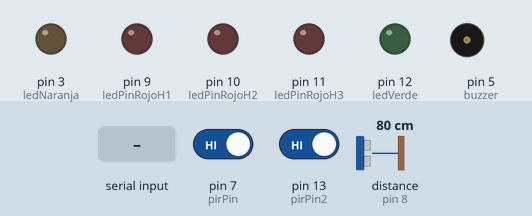
Simulated run of this sketch. Board: Arduino Uno, built with avr-gcc and run on an emulated ATmega328P. On the bench: output pins drawn as LEDs (lit = HIGH), buzzer (waves = sounding). The test bench sets the inputs (shaded band); at power-on: distance to the obstacle (sensor on pin 8) 80 cm, pin 7 (pirPin) HIGH, pin 13 (pirPin2) HIGH. The echo pulse lasts 58.3 µs per cm.

Above: at 1.2 s.
1.3 s: "2" received over Serial
At 1.8 s:
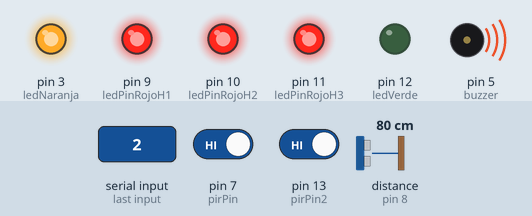
4.3 s: distance to the obstacle (sensor on pin 8) set to 194 cm
7.3 s: distance to the obstacle (sensor on pin 8) set to 205 cm
At 8.68 s:
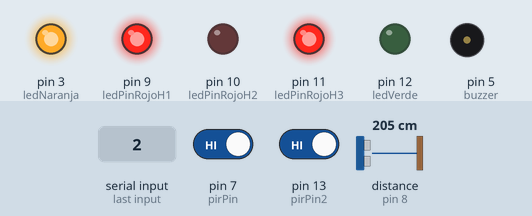
10.3 s: pin 7 (pirPin) driven LOW
At 11.12 s:
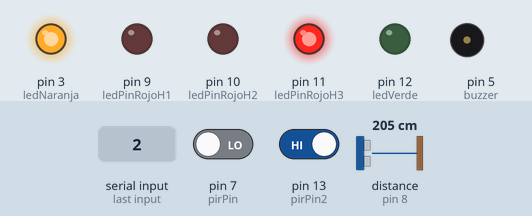
13.3 s: "0" received over Serial
At 14.2 s:
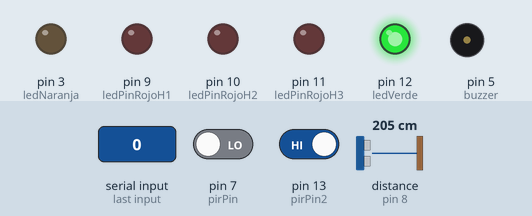
15.0 s: "3" received over Serial
At 15.45 s:
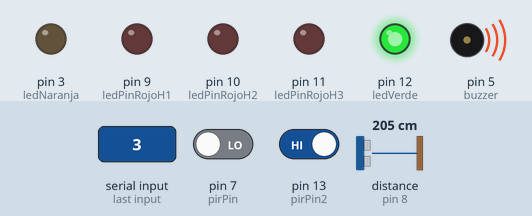
Timing chart, 0 to 18.0 s (numbered marks = the images above; inputs shaded):
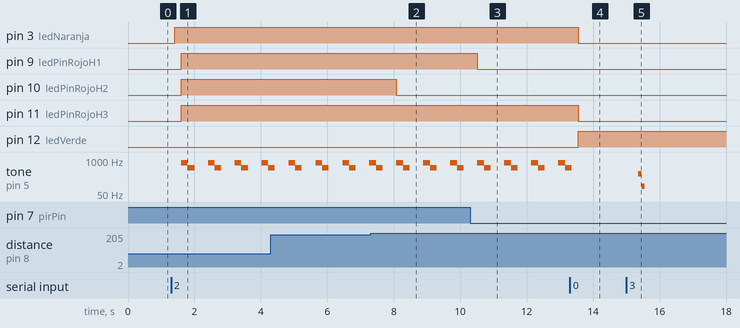

Measured:
- the behaviour switches between 199 and 200 cm on distance to the obstacle (sensor on pin 8) (found by bisection; images 1 and 2)
- after the input at 1.3 s, pin 3 (ledNaranja): LOW → HIGH after 0.10 s; pin 9 (ledPinRojoH1), pin 10 (ledPinRojoH2), pin 11 (ledPinRojoH3): LOW → HIGH after 0.31 s; tone on pin 5 (buzzer): silent → 800 Hz after 0.31 s, then repeats every 0.81 s: 500 Hz 0.20 s, silent 0.41 s, 800 Hz 0.20 s
- after the input at 7.3 s, pin 10 (ledPinRojoH2): HIGH → LOW after 0.78 s
- after the input at 10.3 s, pin 9 (ledPinRojoH1): HIGH → LOW after 0.22 s
- after the input at 13.3 s, pin 3 (ledNaranja), pin 11 (ledPinRojoH3): HIGH → LOW after 0.26 s; pin 12 (ledVerde): LOW → HIGH after 0.26 s; tone on pin 5 (buzzer): goes on until 13.4 s, then stays silent
- after the input at 15.0 s, tone on pin 5 (buzzer): silent → 300 Hz after 0.36 s, → 100 Hz 0.10 s later, → silent 0.10 s later

The sketch:

ardu2.ino
```cpp
#include <EEPROM.h>

int rx = 0;
int tx = 1;

int buzzer = 5;

// detectores
int ultrasonido = 8;
int pirPin = 7;
int pirPin2 = 13;

// leds
int ledNaranja = 3;
int ledVerde = 12;
int ledPinRojoH1 = 9;
int ledPinRojoH2 = 10;
int ledPinRojoH3 = 11;

byte val; // value read on from the serial port
byte dataR; //it contains the byte read from EEPROM

enum State { NONE, FULL_ALARM, HALF_ALARM, ALARM_SPLIT };
State estado;
long readUltrasonicDistance(int pin);
void loopAlarmaCompleta();
void enciendeMediaAlarma();
void loopMediaAlarma();


void setup()
{
  Serial.begin (112500);
  pinMode(ledNaranja, OUTPUT);
  pinMode(ledVerde, OUTPUT);

  pinMode(buzzer, OUTPUT);
  pinMode(ledPinRojoH1, OUTPUT);
  pinMode(ledPinRojoH2, OUTPUT);
  pinMode(ledPinRojoH3, OUTPUT);

  pinMode(pirPin, INPUT_PULLUP);
  pinMode(pirPin2, INPUT_PULLUP);
  pinMode(ultrasonido, INPUT);

  //initialize UART pins
  pinMode (rx, OUTPUT);
  pinMode (tx, INPUT);

  estado = NONE;
}

void apagaBuzzer() {
  noTone(buzzer);
}
void enciendeLedVerde() {
  digitalWrite(ledVerde, HIGH);
}
void enciendeLedNaranja() {
  digitalWrite(ledNaranja, HIGH);
}
void apagaLedVerde() {
  digitalWrite(ledVerde, LOW);
}
void apagaLedNaranja() {
  digitalWrite(ledNaranja, LOW);
}
void buzzer1() {
 tone(buzzer,350);
}
void buzzerClaveCorrecta() {
  delay(200); // tono de clave correcta
  tone(buzzer,500);
  delay(100);
  noTone(buzzer);
  tone(buzzer,600);
  delay(100);
  noTone(buzzer);
  tone(buzzer,800);
  delay(100);
  noTone(buzzer);
}

void buzzerClaveIncorrecta() {
  delay(200); // tono de clave incorrecta
  tone(buzzer,300);
  delay(100);
  noTone(buzzer);
  tone(buzzer,100);
  delay(100);
  noTone(buzzer);
}

void buzzerAlarma() {
  tone(buzzer, 800); // play 400 Hz tone for 400 ms
  delay(200);
  tone(buzzer, 500); // play 800Hz tone for 400ms
  delay(200);
  noTone(buzzer);
}

bool intrusos = false;
bool alarmOn = false;
bool halfAlarmOn = false;

// los tres siguientes solo se activan cuando
// queremos encender cada hab por separado
bool hab1On = false;
bool hab2On = false;
bool hab3On = false;

void desactivaDeteccion() {
  digitalWrite(ledPinRojoH1, LOW);
  digitalWrite(ledPinRojoH2, LOW);
  digitalWrite(ledPinRojoH3, LOW);
  apagaBuzzer();
  enciendeLedVerde();
  apagaLedNaranja();
  alarmOn = false;
  halfAlarmOn = false;

}

void loop()
{
  if(Serial.available() > 0)
  {
	val = Serial.read();	//read the next byte

    /*
    0 - enciende led verde
    1 - apaga led verde
    2 - enciende led naranja
    3 - apaga led naranja
    4 - apaga buzzer
    5 - enciende media alarma
    6 - desactiva deteccion
    7 - activa habitacion 1
    8 - activa habitacion 2
    9 - activa habitacion 3
    10 - change pass (cambio de contraseña)
    */
    if (val == '0') {
      desactivaDeteccion();
    } else if (val == '1') {
      apagaLedVerde();
    } else if (val == '2') {
      enciendeLedNaranja();
      alarmOn = true;
    } else if (val == '3') {
      buzzerClaveIncorrecta();
    } else if (val == '4') {
      apagaBuzzer();
    } else if (val == '5') {
      enciendeMediaAlarma();
    } else if (val == '6') {
      desactivaDeteccion();
      // tono de clave correcta?
      buzzerClaveCorrecta();
    } else if (val == '7') {
      // activa hab 1
      hab1On = true;
    } else if (val == '8') {
      // activa hab 2
      hab2On = true;
    } else if (val == '9') {
      // activa hab 3
      hab3On = true;
    }


  }
  if (alarmOn) {
    loopAlarmaCompleta();
  } else if (halfAlarmOn) {
    loopMediaAlarma();
  }

  delay(200);
}

long readUltrasonicDistance(int pin)
{
  pinMode(pin, OUTPUT);  // Clear the trigger
  digitalWrite(pin, LOW);
  delayMicroseconds(2);
  // Sets the pin on HIGH state for 10 micro seconds
  digitalWrite(pin, HIGH);
  delayMicroseconds(10);
  digitalWrite(pin, LOW);
  pinMode(pin, INPUT);
  // Reads the pin, and returns the sound wave travel time in microseconds
  return pulseIn(pin, HIGH);
}

void loopAlarmaCompleta()
{
  bool desactivando = false; // utilizamos el valor desactivando como valor intermedio
  // hasta que no nos informen los dos sensores de que realmente no estan detectando
  // a nadie no podemos encender el led verde como que todo está en orden. Tenemos
  // que esperar a que ambos comprueben que no hay nadie para encender el verde

  int proximity = digitalRead(pirPin);
  delay(100);

  int proximity2 = digitalRead(pirPin2);
  delay(100);

  int cm = 0.01723 * readUltrasonicDistance(ultrasonido);

  if (proximity == HIGH) // If the sensor's output goes low, motion is detected
  {
    digitalWrite(ledPinRojoH1, HIGH);
    intrusos = true;
  }
  else
  {
    digitalWrite(ledPinRojoH1, LOW);
    desactivando = true;
  }

  if (proximity2 == HIGH) // If the sensor's output goes low, motion is detected
  {
    digitalWrite(ledPinRojoH3, HIGH);
    intrusos = true;
    desactivando = false;
  }
  else
  {
    digitalWrite(ledPinRojoH3, LOW);
  }

  if (cm < 200) {

    digitalWrite(ledPinRojoH2, HIGH);
    intrusos = true;
  }
  else
  {
    digitalWrite(ledPinRojoH2, LOW);
    if (desactivando == true) {
    	intrusos = false;
    }
  }

  if (intrusos) {
    buzzerAlarma();
  }
}


void enciendeMediaAlarma() {
  enciendeLedNaranja();
  apagaLedVerde();
  halfAlarmOn = true;
}

// loop media alarma
// equivale al plan nocturno, donde van a estar activados dos de los tres sensores
// no queremos que el de la habitación nos detecte
void loopMediaAlarma()
{
  bool desactivando = false; // utilizamos el valor desactivando como valor intermedio
  // hasta que no nos informen los dos sensores de que realmente no estan detectando
  // a nadie no podemos encender el led verde como que todo está en orden. Tenemos
  // que esperar a que ambos comprueben que no hay nadie para encender el verde

  // leemos el pir pin 1
  int proximity = digitalRead(pirPin);
  delay(100);

  // leemos el ultrasonido
  int cm = 0.01723 * readUltrasonicDistance(ultrasonido);

  if (proximity == HIGH) // If the sensor's output goes low, motion is detected
  {
    //tone(buzzer, 350, 200);
    digitalWrite(ledPinRojoH1, HIGH);
    intrusos = true;
  }
  else
  {
    digitalWrite(ledPinRojoH1, LOW);
    desactivando = true;
  }

  // comprobamos la distancia al ultrasonidos
  // si es menor de 200 cm, encendemos el led rojo de la
  // habitacion 2
  if (cm < 200) {
   // tone(buzzer, 350, 200);
    digitalWrite(ledPinRojoH2, HIGH);
    intrusos = true;
  }
  else
  {
    digitalWrite(ledPinRojoH2, LOW);
    if (desactivando == true) {
    	intrusos = false;
    }
  }

  if (intrusos) {
    buzzerAlarma();
  }
}
```
